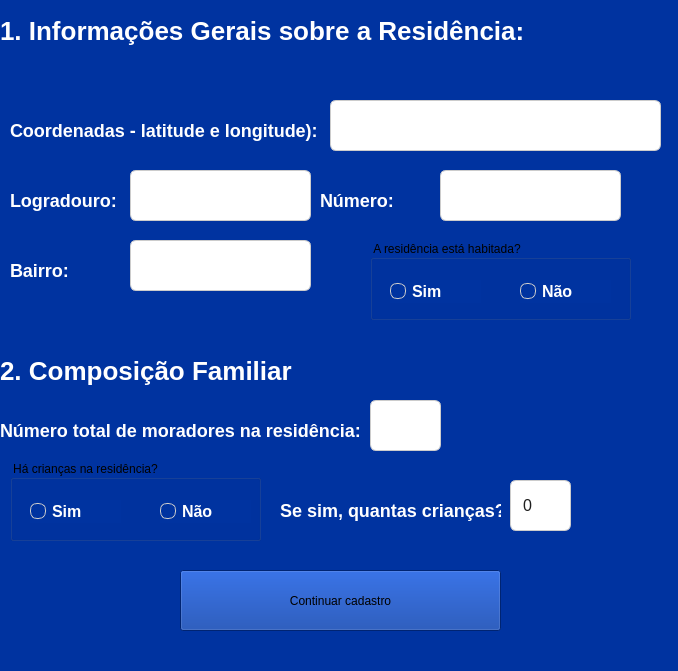
<?xml version="1.0" encoding="UTF-8"?>
<ui version="4.0">
 <class>cadastrar</class>
 <widget class="QWidget" name="cadastrar">
  <property name="geometry">
   <rect>
    <x>0</x>
    <y>0</y>
    <width>678</width>
    <height>671</height>
   </rect>
  </property>
  <property name="windowTitle">
   <string>Form</string>
  </property>
  <property name="styleSheet">
   <string notr="true">QWidget{
	background: #0033A0;
}</string>
  </property>
  <widget class="QLabel" name="label">
   <property name="geometry">
    <rect>
     <x>10</x>
     <y>110</y>
     <width>311</width>
     <height>41</height>
    </rect>
   </property>
   <property name="styleSheet">
    <string notr="true">QLabel {
    color: #FFFFFF;
    font-size: 18px;
    font-weight: 500;
    background: transparent;
    qproperty-alignment: 'AlignCenter';
}
</string>
   </property>
   <property name="text">
    <string>Coordenadas - latitude e longitude):</string>
   </property>
  </widget>
  <widget class="QLineEdit" name="lineEdit">
   <property name="geometry">
    <rect>
     <x>330</x>
     <y>100</y>
     <width>331</width>
     <height>51</height>
    </rect>
   </property>
   <property name="styleSheet">
    <string notr="true">QLineEdit {
    background-color: #FFFFFF;  
    color: #1E1E1E;             
    font-size: 16px;
    padding: 6px 10px;
    border: 1px solid #CCCCCC;
    border-radius: 6px;
}
</string>
   </property>
  </widget>
  <widget class="QLabel" name="label_8">
   <property name="geometry">
    <rect>
     <x>0</x>
     <y>10</y>
     <width>681</width>
     <height>41</height>
    </rect>
   </property>
   <property name="styleSheet">
    <string notr="true">QLabel {
    color: #FFFFFF;
    font-size: 26px;
    font-weight: 500;
    background: transparent;
    qproperty-alignment: 'AlignCenter';
}
</string>
   </property>
   <property name="text">
    <string>1. Informações Gerais sobre a Residência:</string>
   </property>
  </widget>
  <widget class="QLabel" name="label_2">
   <property name="geometry">
    <rect>
     <x>10</x>
     <y>180</y>
     <width>121</width>
     <height>41</height>
    </rect>
   </property>
   <property name="styleSheet">
    <string notr="true">QLabel {
    color: #FFFFFF;
    font-size: 18px;
    font-weight: 500;
    background: transparent;
    qproperty-alignment: 'AlignCenter';
}
</string>
   </property>
   <property name="text">
    <string>Logradouro:</string>
   </property>
  </widget>
  <widget class="QLineEdit" name="lineEdit_2">
   <property name="geometry">
    <rect>
     <x>130</x>
     <y>170</y>
     <width>181</width>
     <height>51</height>
    </rect>
   </property>
   <property name="styleSheet">
    <string notr="true">QLineEdit {
    background-color: #FFFFFF;  
    color: #1E1E1E;             
    font-size: 16px;
    padding: 6px 10px;
    border: 1px solid #CCCCCC;
    border-radius: 6px;
}
</string>
   </property>
  </widget>
  <widget class="QLineEdit" name="lineEdit_3">
   <property name="geometry">
    <rect>
     <x>440</x>
     <y>170</y>
     <width>181</width>
     <height>51</height>
    </rect>
   </property>
   <property name="styleSheet">
    <string notr="true">QLineEdit {
    background-color: #FFFFFF;  
    color: #1E1E1E;             
    font-size: 16px;
    padding: 6px 10px;
    border: 1px solid #CCCCCC;
    border-radius: 6px;
}
</string>
   </property>
  </widget>
  <widget class="QLabel" name="label_3">
   <property name="geometry">
    <rect>
     <x>320</x>
     <y>180</y>
     <width>121</width>
     <height>41</height>
    </rect>
   </property>
   <property name="styleSheet">
    <string notr="true">QLabel {
    color: #FFFFFF;
    font-size: 18px;
    font-weight: 500;
    background: transparent;
    qproperty-alignment: 'AlignCenter';
}
</string>
   </property>
   <property name="text">
    <string>Número:</string>
   </property>
  </widget>
  <widget class="QLineEdit" name="lineEdit_4">
   <property name="geometry">
    <rect>
     <x>130</x>
     <y>240</y>
     <width>181</width>
     <height>51</height>
    </rect>
   </property>
   <property name="styleSheet">
    <string notr="true">QLineEdit {
    background-color: #FFFFFF;  
    color: #1E1E1E;             
    font-size: 16px;
    padding: 6px 10px;
    border: 1px solid #CCCCCC;
    border-radius: 6px;
}
</string>
   </property>
  </widget>
  <widget class="QLabel" name="label_4">
   <property name="geometry">
    <rect>
     <x>10</x>
     <y>250</y>
     <width>121</width>
     <height>41</height>
    </rect>
   </property>
   <property name="styleSheet">
    <string notr="true">QLabel {
    color: #FFFFFF;
    font-size: 18px;
    font-weight: 500;
    background: transparent;
    qproperty-alignment: 'AlignCenter';
}
</string>
   </property>
   <property name="text">
    <string>Bairro:</string>
   </property>
  </widget>
  <widget class="QLabel" name="label_9">
   <property name="geometry">
    <rect>
     <x>0</x>
     <y>350</y>
     <width>681</width>
     <height>41</height>
    </rect>
   </property>
   <property name="styleSheet">
    <string notr="true">QLabel {
    color: #FFFFFF;
    font-size: 26px;
    font-weight: 500;
    background: transparent;
    qproperty-alignment: 'AlignCenter';
}
</string>
   </property>
   <property name="text">
    <string>2. Composição Familiar</string>
   </property>
  </widget>
  <widget class="QLabel" name="label_6">
   <property name="geometry">
    <rect>
     <x>0</x>
     <y>410</y>
     <width>371</width>
     <height>41</height>
    </rect>
   </property>
   <property name="styleSheet">
    <string notr="true">QLabel {
    color: #FFFFFF;
    font-size: 18px;
    font-weight: 500;
    background: transparent;
    qproperty-alignment: 'AlignCenter';
}
</string>
   </property>
   <property name="text">
    <string>Número total de moradores na residência:</string>
   </property>
  </widget>
  <widget class="QLineEdit" name="lineEdit_5">
   <property name="geometry">
    <rect>
     <x>370</x>
     <y>400</y>
     <width>71</width>
     <height>51</height>
    </rect>
   </property>
   <property name="styleSheet">
    <string notr="true">QLineEdit {
    background-color: #FFFFFF;  
    color: #1E1E1E;             
    font-size: 16px;
    padding: 6px 10px;
    border: 1px solid #CCCCCC;
    border-radius: 6px;
}
</string>
   </property>
  </widget>
  <widget class="QLabel" name="label_7">
   <property name="geometry">
    <rect>
     <x>280</x>
     <y>490</y>
     <width>221</width>
     <height>41</height>
    </rect>
   </property>
   <property name="styleSheet">
    <string notr="true">QLabel {
    color: #FFFFFF;
    font-size: 18px;
    font-weight: 500;
    background: transparent;
    qproperty-alignment: 'AlignCenter';
}
</string>
   </property>
   <property name="text">
    <string>Se sim, quantas crianças?</string>
   </property>
  </widget>
  <widget class="QLineEdit" name="lineEdit_6">
   <property name="geometry">
    <rect>
     <x>510</x>
     <y>480</y>
     <width>61</width>
     <height>51</height>
    </rect>
   </property>
   <property name="styleSheet">
    <string notr="true">QLineEdit {
    background-color: #FFFFFF;  
    color: #1E1E1E;             
    font-size: 16px;
    padding: 6px 10px;
    border: 1px solid #CCCCCC;
    border-radius: 6px;
}
</string>
   </property>
   <property name="text">
    <string>0</string>
   </property>
  </widget>
  <widget class="QGroupBox" name="groupBox">
   <property name="geometry">
    <rect>
     <x>370</x>
     <y>240</y>
     <width>261</width>
     <height>80</height>
    </rect>
   </property>
   <property name="styleSheet">
    <string notr="true">QGroupBox {
    border: 2px solid #4DA8DA;
    border-radius: 8px;
    margin-top: 20px;
    padding: 10px;
    color: #FFFFFF;
    font-size: 16px;
    font-weight: bold;
    font-family: &quot;Segoe UI&quot;, sans-serif;
}

QGroupBox::title {
    subcontrol-origin: margin;
    subcontrol-position: top left;
    padding: 0 8px;
    color: #FFFFFF; 
    font-size: 18px;
    font-weight: 600;
}
r</string>
   </property>
   <property name="title">
    <string>A residência está habitada?</string>
   </property>
   <widget class="QRadioButton" name="radioButton_4">
    <property name="geometry">
     <rect>
      <x>20</x>
      <y>40</y>
      <width>91</width>
      <height>23</height>
     </rect>
    </property>
    <property name="styleSheet">
     <string notr="true">QRadioButton {
    color: #FFFFFF;
    font-size: 16px;
    font-weight: 500;
    spacing: 6px;
}

QRadioButton::indicator {
    width: 14px;
    height: 14px;
    border-radius: 7px;
    border: 1px solid #CCCCCC;
    background-color: transparent;
}

QRadioButton::indicator:checked {
    background-color: #3B82F6;  /* Azul moderno e suave */
    border: 1px solid #3B82F6;
}
</string>
    </property>
    <property name="text">
     <string>Sim</string>
    </property>
   </widget>
   <widget class="QRadioButton" name="radioButton_3">
    <property name="geometry">
     <rect>
      <x>150</x>
      <y>40</y>
      <width>91</width>
      <height>23</height>
     </rect>
    </property>
    <property name="styleSheet">
     <string notr="true">QRadioButton {
    color: #FFFFFF;
    font-size: 16px;
    font-weight: 500;
    spacing: 6px;
}

QRadioButton::indicator {
    width: 14px;
    height: 14px;
    border-radius: 7px;
    border: 1px solid #CCCCCC;
    background-color: transparent;
}

QRadioButton::indicator:checked {
    background-color: #3B82F6;  /* Azul moderno e suave */
    border: 1px solid #3B82F6;
}
</string>
    </property>
    <property name="text">
     <string>Não</string>
    </property>
   </widget>
  </widget>
  <widget class="QGroupBox" name="groupBox_2">
   <property name="geometry">
    <rect>
     <x>10</x>
     <y>460</y>
     <width>251</width>
     <height>81</height>
    </rect>
   </property>
   <property name="styleSheet">
    <string notr="true">QGroupBox {
    border: 2px solid #4DA8DA;
    border-radius: 8px;
    margin-top: 20px;
    padding: 10px;
    color: #FFFFFF;
    font-size: 16px;
    font-weight: bold;
    font-family: &quot;Segoe UI&quot;, sans-serif;
}

QGroupBox::title {
    subcontrol-origin: margin;
    subcontrol-position: top left;
    padding: 0 8px;
    color: #FFFFFF; 
    font-size: 18px;
    font-weight: 600;
}
r</string>
   </property>
   <property name="title">
    <string>Há crianças na residência?</string>
   </property>
   <widget class="QRadioButton" name="radioButton_5">
    <property name="geometry">
     <rect>
      <x>20</x>
      <y>40</y>
      <width>91</width>
      <height>23</height>
     </rect>
    </property>
    <property name="styleSheet">
     <string notr="true">QRadioButton {
    color: #FFFFFF;
    font-size: 16px;
    font-weight: 500;
    spacing: 6px;
}

QRadioButton::indicator {
    width: 14px;
    height: 14px;
    border-radius: 7px;
    border: 1px solid #CCCCCC;
    background-color: transparent;
}

QRadioButton::indicator:checked {
    background-color: #3B82F6;  /* Azul moderno e suave */
    border: 1px solid #3B82F6;
}
</string>
    </property>
    <property name="text">
     <string>Sim</string>
    </property>
   </widget>
   <widget class="QRadioButton" name="radioButton_6">
    <property name="geometry">
     <rect>
      <x>150</x>
      <y>40</y>
      <width>91</width>
      <height>23</height>
     </rect>
    </property>
    <property name="styleSheet">
     <string notr="true">QRadioButton {
    color: #FFFFFF;
    font-size: 16px;
    font-weight: 500;
    spacing: 6px;
}

QRadioButton::indicator {
    width: 14px;
    height: 14px;
    border-radius: 7px;
    border: 1px solid #CCCCCC;
    background-color: transparent;
}

QRadioButton::indicator:checked {
    background-color: #3B82F6;  /* Azul moderno e suave */
    border: 1px solid #3B82F6;
}
</string>
    </property>
    <property name="text">
     <string>Não</string>
    </property>
   </widget>
  </widget>
  <widget class="QPushButton" name="pushButton_4">
   <property name="geometry">
    <rect>
     <x>180</x>
     <y>570</y>
     <width>321</width>
     <height>61</height>
    </rect>
   </property>
   <property name="styleSheet">
    <string notr="true">QPushButton {
    background-color: #E0E7FF;
    color: #0033A0;
    font-size: 16px;
    font-weight: 600;
    font-family: &quot;Segoe UI&quot;, Tahoma, Geneva, Verdana, sans-serif;
    padding: 10px 22px;
    border: none;
    border-radius: 10px;
    box-shadow: 2px 2px 6px rgba(0, 0, 0, 0.3);
}
QPushButton:hover {
    background-color: #C7D2FE;
}
QPushButton:pressed {
    background-color: #32CD32;
}r</string>
   </property>
   <property name="text">
    <string>Continuar cadastro</string>
   </property>
  </widget>
 </widget>
 <resources/>
 <connections/>
</ui>
